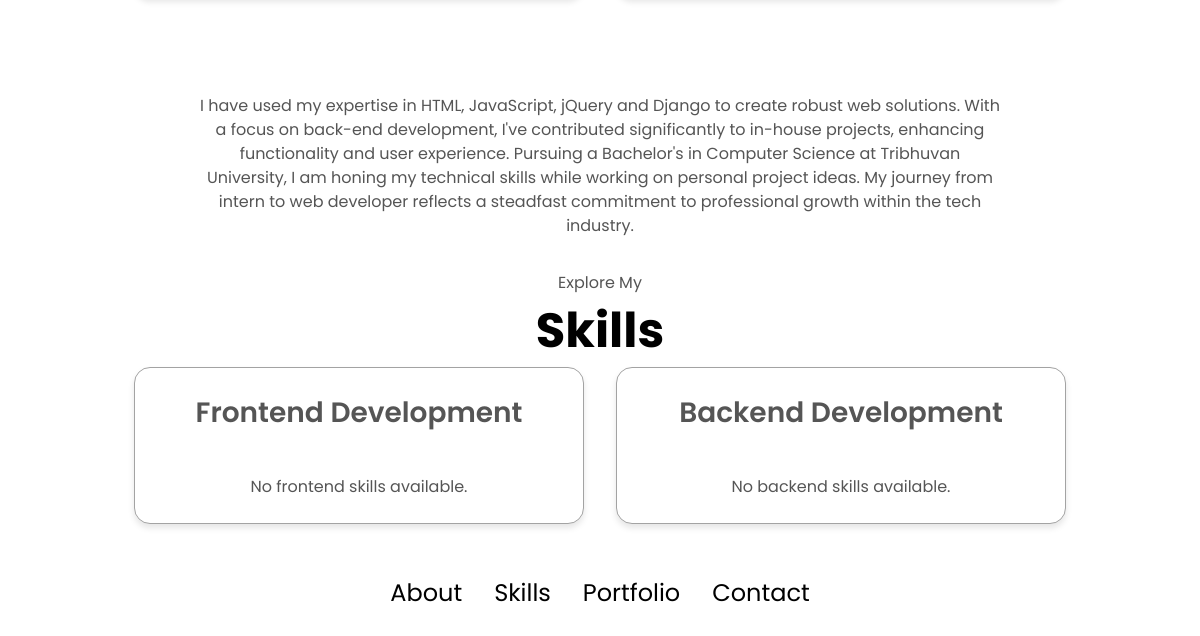
The app's page / (lower part), older data.
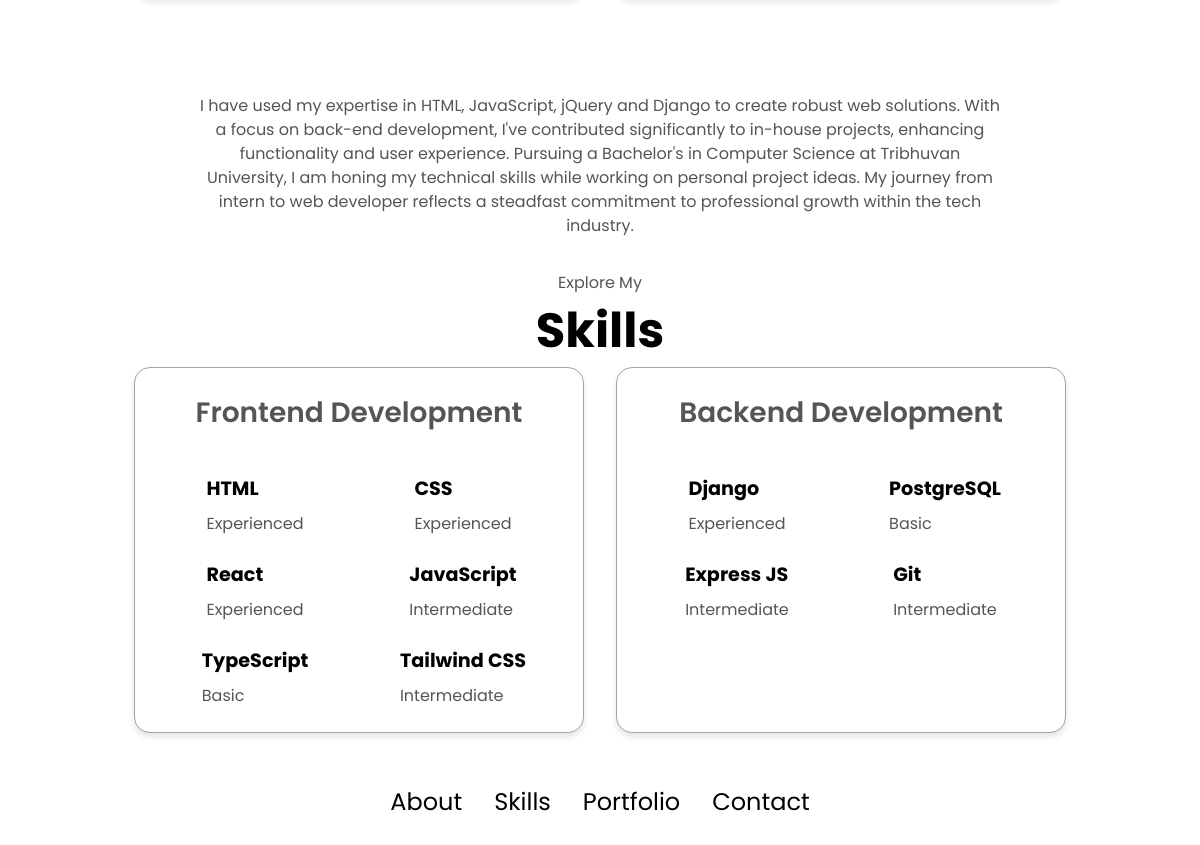
The same page, newer data.
### dynamicweb/models.py (models this page shows, shortened)
class AboutMe(models.Model):
    introduction = models.TextField()
    arrow_image = models.ImageField(upload_to='about_icons/', null=True, blank=True)

class Skill(models.Model):
    CATEGORY_CHOICES = [
        ('frontend', 'Frontend Development'),
        ('backend', 'Backend Development'),
    ]
    name = models.CharField(max_length=100)
    category = models.CharField(max_length=20, choices=CATEGORY_CHOICES)
    level = models.CharField(max_length=50)

### dynamicweb/views.py (the view)
# urls.py: path('', views.portfolio, name='portfolio'),
def portfolio(request):
    profiles = Profile.objects.first()  # Fetch the first Profile record
    about_details = AboutDetail.objects.all()  # Fetch About details
    about_me = AboutMe.objects.first()  # Get the first AboutMe record
    frontend_skills = Skill.objects.filter(category='frontend')  # Frontend skills
    backend_skills = Skill.objects.filter(category='backend')  # Backend skills
    context = {
        'profiles': profiles,  # Sending profiles to the template
        'about_details': about_details,
        'about_me': about_me,
        'frontend_skills': frontend_skills,
        'backend_skills': backend_skills,
    }
    return render(request, 'pages/portfolio.html', context)

### dynamicweb/templates/pages/portfolio.html (shortened to what this page needs)
<!DOCTYPE html>
<html lang="en">
<head>
  {% load static %}
  <link rel="stylesheet" href="{% static 'style.css' %}">
</head>
<body>
  <section id="about">
    <div class="section-container">
      <div class="about-details-container">
        <div class="text-container">
          <p>
            {{ about_me.introduction }}
          </p>
        </div>
      </div>
    </div>
  </section>
  <section id="experience">
    <p class="section__text__p1">Explore My</p>
      <h1 class="title">Skills</h1>
        <div class="experience-details-container">
          <div class="details-container">
            <h2 class="experience-sub-title">Frontend Development</h2>
            <div class="article-container">
              {% for skill in frontend_skills %}
                  <article>
                      <div>
                          <h3>{{ skill.name }}</h3>
                          <p>{{ skill.level }}</p>
                      </div>
                  </article>
              {% empty %}
                  <p>No frontend skills available.</p>
              {% endfor %}
            </div>
      </div>
      <div class="details-container">
          <h2 class="experience-sub-title">Backend Development</h2>
          <div class="article-container">
              {% for skill in backend_skills %}
                  <article>
                      <div>
                          <h3>{{ skill.name }}</h3>
                          <p>{{ skill.level }}</p>
                      </div>
                  </article>
              {% empty %}
                  <p>No backend skills available.</p>
              {% endfor %}
          </div>
      </div>
    </div>
  </section>
  <footer>
    <nav>
      <div="nav-links-container">
        <ul class="nav-links">
          <li><a href="#about">About</a></li>
          <li><a href="#experience">Skills</a></li>
          <li><a href="#projects">Portfolio</a></li>
          <li><a href="#contact">Contact</a></li>
        </ul>
  </footer>
</body>
</html>

### dynamicweb/static/style.css (style rules this page uses)
* { margin: 0; padding: 0; }
body { font-family: "Poppins", sans-serif; }
html { scroll-behavior: smooth; }
p { color: rgb(85, 85, 85); }
a, .btn { transition: all 300ms ease; }
nav, .nav-links { display: flex; }
nav { justify-content: space-around; align-items: center; height: 17vh; }
.nav-links { gap: 2rem; list-style: none; font-size: 1.5rem; }
a { color: black; text-decoration: none; text-decoration-color: white; }
.section__text__p1 { text-align: center; }
.title { font-size: 3rem; text-align: center; }
#about { position: relative; padding: 2rem 0; }
.about-details-container { display: flex; flex-direction: column; align-items: center; gap: 2rem; }
.details-container { padding: 1.5rem; width: 45%; background: white; border-radius: 1rem; border: 0.1rem solid rgb(163, 163, 163); text-align: center; box-shadow: 0px 4px 6px rgba(0, 0, 0, 0.1); }
.details-container h3 { font-size: 1.2rem; margin-top: 0.5rem; }
.details-container p { font-size: 1rem; margin-top: 0.5rem; }
.section-container { max-width: 800px; margin: 0 auto; padding: 0 1rem; text-align: center; }
.text-container { margin-top: 2rem; }
.text-container p { font-size: 1rem; line-height: 1.5; }
#experience { position: relative; }
.experience-sub-title { color: rgb(85, 85, 85); font-weight: 600; font-size: 1.75rem; margin-bottom: 2rem; }
.experience-details-container { display: flex; justify-content: center; flex-wrap: wrap; gap: 2rem; }
.details-container { width: 25rem; text-align: center; }
.article-container { display: flex; text-align: initial; flex-wrap: wrap; flex-direction: row; gap: 1rem; justify-content: center; }
article { display: flex; flex-direction: column; align-items: center; width: 12rem; gap: 0.5rem; }
article h3 { font-size: 1.2rem; font-weight: bold; }
article p { font-size: 1rem; }
footer { height: 26vh; margin: 0 1rem; }

Row changes from the older to the newer data that the page shows:
added Skill: name "HTML", level "Experienced", shown under "Frontend Development"
added Skill: name "CSS", level "Experienced", shown under "Frontend Development"
added Skill: name "React", level "Experienced", shown under "Frontend Development"
added Skill: name "JavaScript", level "Intermediate", shown under "Frontend Development"
added Skill: name "TypeScript", level "Basic", shown under "Frontend Development"
added Skill: name "Tailwind CSS", level "Intermediate", shown under "Frontend Development"
added Skill: name "Django", level "Experienced", shown under "Backend Development"
added Skill: name "PostgreSQL", level "Basic", shown under "Backend Development"
added Skill: name "Express JS", level "Intermediate", shown under "Backend Development"
added Skill: name "Git", level "Intermediate", shown under "Backend Development"
Text that changed along with them:
text no longer shown: "No frontend skills available. No backend skills available."
